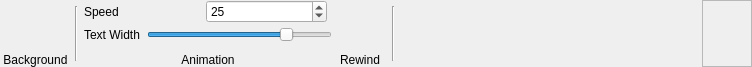
<?xml version="1.0" encoding="UTF-8"?>
<ui version="4.0">
 <class>RibbonTabScrolling</class>
 <widget class="QFrame" name="RibbonTabScrolling">
  <property name="geometry">
   <rect>
    <x>0</x>
    <y>0</y>
    <width>752</width>
    <height>67</height>
   </rect>
  </property>
  <property name="minimumSize">
   <size>
    <width>0</width>
    <height>67</height>
   </size>
  </property>
  <property name="maximumSize">
   <size>
    <width>16777215</width>
    <height>67</height>
   </size>
  </property>
  <property name="windowTitle">
   <string>Animation</string>
  </property>
  <property name="styleSheet">
   <string notr="true">background-image: url(:/img/data/parchment.jpg);</string>
  </property>
  <layout class="QHBoxLayout" name="horizontalLayout">
   <property name="spacing">
    <number>3</number>
   </property>
   <property name="leftMargin">
    <number>3</number>
   </property>
   <property name="topMargin">
    <number>0</number>
   </property>
   <property name="rightMargin">
    <number>0</number>
   </property>
   <property name="bottomMargin">
    <number>0</number>
   </property>
   <item>
    <layout class="QVBoxLayout" name="verticalLayout_15">
     <property name="spacing">
      <number>0</number>
     </property>
     <item>
      <widget class="QPushButton" name="btnBackground">
       <property name="minimumSize">
        <size>
         <width>50</width>
         <height>50</height>
        </size>
       </property>
       <property name="maximumSize">
        <size>
         <width>50</width>
         <height>50</height>
        </size>
       </property>
       <property name="toolTip">
        <string>Set the background image</string>
       </property>
       <property name="text">
        <string/>
       </property>
       <property name="icon">
        <iconset resource="resources.qrc">
         <normaloff>:/img/data/icon_background.png</normaloff>:/img/data/icon_background.png</iconset>
       </property>
       <property name="iconSize">
        <size>
         <width>40</width>
         <height>40</height>
        </size>
       </property>
       <property name="checkable">
        <bool>false</bool>
       </property>
       <property name="flat">
        <bool>true</bool>
       </property>
      </widget>
     </item>
     <item>
      <widget class="QLabel" name="lblBackground">
       <property name="text">
        <string>Background</string>
       </property>
       <property name="alignment">
        <set>Qt::AlignBottom|Qt::AlignHCenter</set>
       </property>
      </widget>
     </item>
    </layout>
   </item>
   <item>
    <widget class="Line" name="line_6">
     <property name="minimumSize">
      <size>
       <width>10</width>
       <height>0</height>
      </size>
     </property>
     <property name="maximumSize">
      <size>
       <width>10</width>
       <height>55</height>
      </size>
     </property>
     <property name="orientation">
      <enum>Qt::Vertical</enum>
     </property>
    </widget>
   </item>
   <item>
    <layout class="QVBoxLayout" name="verticalLayout">
     <property name="spacing">
      <number>0</number>
     </property>
     <item>
      <layout class="QVBoxLayout" name="layoutAnimation">
       <property name="spacing">
        <number>4</number>
       </property>
       <item>
        <layout class="QHBoxLayout" name="horizontalLayout_3">
         <property name="spacing">
          <number>0</number>
         </property>
         <item>
          <widget class="QLabel" name="lblSpeed">
           <property name="text">
            <string>Speed</string>
           </property>
          </widget>
         </item>
         <item>
          <widget class="QSpinBox" name="spinSpeed">
           <property name="toolTip">
            <string>Set the speed of the animation</string>
           </property>
           <property name="minimum">
            <number>1</number>
           </property>
           <property name="maximum">
            <number>999</number>
           </property>
           <property name="value">
            <number>25</number>
           </property>
          </widget>
         </item>
         <item>
          <spacer name="horizontalSpacer_2">
           <property name="orientation">
            <enum>Qt::Horizontal</enum>
           </property>
           <property name="sizeType">
            <enum>QSizePolicy::Preferred</enum>
           </property>
           <property name="sizeHint" stdset="0">
            <size>
             <width>5</width>
             <height>5</height>
            </size>
           </property>
          </spacer>
         </item>
        </layout>
       </item>
       <item>
        <layout class="QHBoxLayout" name="layoutSlider">
         <property name="spacing">
          <number>3</number>
         </property>
         <item>
          <widget class="QLabel" name="lblSliderWidth">
           <property name="text">
            <string>Text Width </string>
           </property>
          </widget>
         </item>
         <item>
          <widget class="QSlider" name="sliderWidth">
           <property name="sizePolicy">
            <sizepolicy hsizetype="MinimumExpanding" vsizetype="Fixed">
             <horstretch>0</horstretch>
             <verstretch>0</verstretch>
            </sizepolicy>
           </property>
           <property name="toolTip">
            <string>Set the width of the text relative to the image</string>
           </property>
           <property name="minimum">
            <number>10</number>
           </property>
           <property name="maximum">
            <number>100</number>
           </property>
           <property name="value">
            <number>80</number>
           </property>
           <property name="orientation">
            <enum>Qt::Horizontal</enum>
           </property>
          </widget>
         </item>
        </layout>
       </item>
      </layout>
     </item>
     <item>
      <widget class="QLabel" name="lblAnimation">
       <property name="text">
        <string>Animation</string>
       </property>
       <property name="alignment">
        <set>Qt::AlignBottom|Qt::AlignHCenter</set>
       </property>
      </widget>
     </item>
    </layout>
   </item>
   <item>
    <layout class="QVBoxLayout" name="verticalLayout_16">
     <property name="spacing">
      <number>0</number>
     </property>
     <item>
      <widget class="QPushButton" name="btnRewind">
       <property name="minimumSize">
        <size>
         <width>50</width>
         <height>50</height>
        </size>
       </property>
       <property name="maximumSize">
        <size>
         <width>50</width>
         <height>50</height>
        </size>
       </property>
       <property name="toolTip">
        <string>Set the background image</string>
       </property>
       <property name="text">
        <string/>
       </property>
       <property name="icon">
        <iconset resource="resources.qrc">
         <normaloff>:/img/data/icon_rewind.png</normaloff>:/img/data/icon_rewind.png</iconset>
       </property>
       <property name="iconSize">
        <size>
         <width>40</width>
         <height>40</height>
        </size>
       </property>
       <property name="checkable">
        <bool>false</bool>
       </property>
       <property name="flat">
        <bool>true</bool>
       </property>
      </widget>
     </item>
     <item>
      <widget class="QLabel" name="lblRewind">
       <property name="text">
        <string>Rewind</string>
       </property>
       <property name="alignment">
        <set>Qt::AlignBottom|Qt::AlignHCenter</set>
       </property>
      </widget>
     </item>
    </layout>
   </item>
   <item>
    <widget class="Line" name="line_3">
     <property name="minimumSize">
      <size>
       <width>10</width>
       <height>0</height>
      </size>
     </property>
     <property name="maximumSize">
      <size>
       <width>10</width>
       <height>55</height>
      </size>
     </property>
     <property name="orientation">
      <enum>Qt::Vertical</enum>
     </property>
    </widget>
   </item>
   <item>
    <widget class="RibbonFrameText" name="frameText">
     <property name="minimumSize">
      <size>
       <width>50</width>
       <height>0</height>
      </size>
     </property>
     <property name="frameShape">
      <enum>QFrame::NoFrame</enum>
     </property>
     <property name="frameShadow">
      <enum>QFrame::Raised</enum>
     </property>
    </widget>
   </item>
   <item>
    <spacer name="horizontalSpacer_3">
     <property name="orientation">
      <enum>Qt::Horizontal</enum>
     </property>
     <property name="sizeHint" stdset="0">
      <size>
       <width>173</width>
       <height>20</height>
      </size>
     </property>
    </spacer>
   </item>
   <item>
    <widget class="PublishButtonRibbon" name="framePublish">
     <property name="minimumSize">
      <size>
       <width>50</width>
       <height>0</height>
      </size>
     </property>
     <property name="frameShape">
      <enum>QFrame::StyledPanel</enum>
     </property>
     <property name="frameShadow">
      <enum>QFrame::Raised</enum>
     </property>
    </widget>
   </item>
  </layout>
 </widget>
 <customwidgets>
  <customwidget>
   <class>PublishButtonRibbon</class>
   <extends>QFrame</extends>
   <header>publishbuttonribbon.h</header>
   <container>1</container>
  </customwidget>
  <customwidget>
   <class>RibbonFrameText</class>
   <extends>QFrame</extends>
   <header>ribbonframetext.h</header>
   <container>1</container>
  </customwidget>
 </customwidgets>
 <resources>
  <include location="resources.qrc"/>
 </resources>
 <connections/>
</ui>
